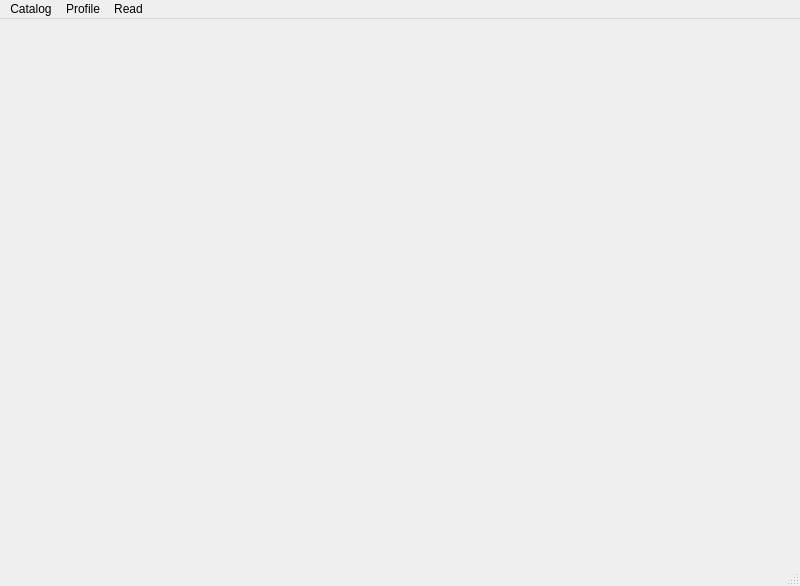
<?xml version="1.0" encoding="UTF-8"?>
<ui version="4.0">
 <class>MainWindow</class>
 <widget class="QMainWindow" name="MainWindow">
  <property name="geometry">
   <rect>
    <x>0</x>
    <y>0</y>
    <width>800</width>
    <height>586</height>
   </rect>
  </property>
  <property name="windowTitle">
   <string>MainWindow</string>
  </property>
  <widget class="QWidget" name="centralwidget"/>
  <widget class="profile" name="menubar">
   <property name="geometry">
    <rect>
     <x>0</x>
     <y>0</y>
     <width>800</width>
     <height>21</height>
    </rect>
   </property>
   <widget class="QMenu" name="menuProfile">
    <property name="title">
     <string>Profile</string>
    </property>
   </widget>
   <widget class="QMenu" name="menuCatalog">
    <property name="title">
     <string>Catalog</string>
    </property>
   </widget>
   <widget class="QMenu" name="menuRead">
    <property name="title">
     <string>Read</string>
    </property>
   </widget>
   <addaction name="menuCatalog"/>
   <addaction name="menuProfile"/>
   <addaction name="menuRead"/>
  </widget>
  <widget class="QStatusBar" name="statusbar"/>
 </widget>
 <customwidgets>
  <customwidget>
   <class>profile</class>
   <extends>QMenuBar</extends>
   <header location="global">profile.h</header>
  </customwidget>
 </customwidgets>
 <resources/>
 <connections/>
</ui>
